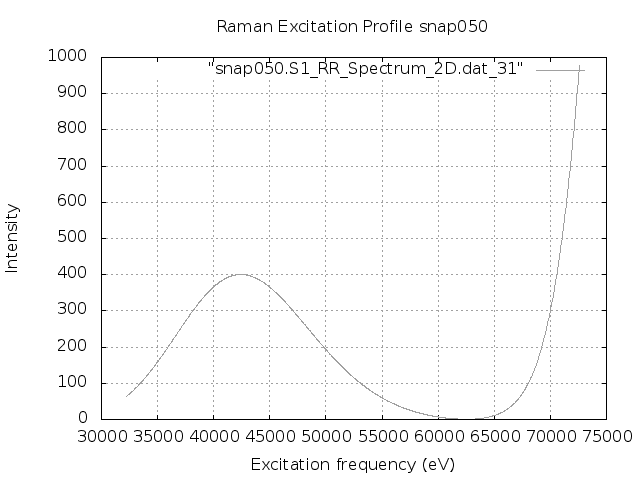

Here is the gnuplot script that generated this plot:
set terminal png
set output "snap050.S1.REP.png"
set xlabel 'Excitation frequency (eV)'
set ylabel 'Intensity'
set title "Raman Excitation Profile snap050"
set grid
set autoscale
plot "snap050.S1_RR_Spectrum_2D.dat_31" with lines lc "blue"
exit
